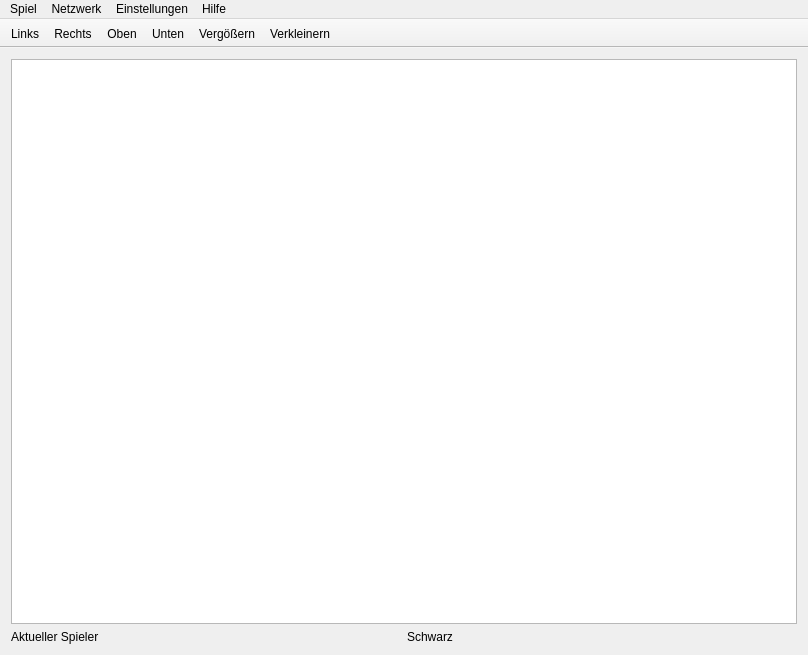
<?xml version="1.0" encoding="UTF-8"?>
<ui version="4.0">
 <class>Revrsi</class>
 <widget class="QMainWindow" name="Revrsi">
  <property name="geometry">
   <rect>
    <x>0</x>
    <y>0</y>
    <width>808</width>
    <height>655</height>
   </rect>
  </property>
  <property name="windowTitle">
   <string>Revrsi</string>
  </property>
  <widget class="QWidget" name="centralWidget">
   <layout class="QHBoxLayout" name="horizontalLayout">
    <item>
     <layout class="QVBoxLayout" name="verticalLayout_2">
      <item>
       <widget class="QGraphicsView" name="graphicsView"/>
      </item>
      <item>
       <layout class="QHBoxLayout" name="horizontalLayout_2">
        <item>
         <widget class="QLabel" name="spieler_farbe">
          <property name="text">
           <string>Aktueller Spieler</string>
          </property>
         </widget>
        </item>
        <item>
         <widget class="QLabel" name="Akt_Spieler_Label">
          <property name="text">
           <string>Schwarz</string>
          </property>
         </widget>
        </item>
       </layout>
      </item>
     </layout>
    </item>
   </layout>
  </widget>
  <widget class="QToolBar" name="mainToolBar">
   <property name="movable">
    <bool>false</bool>
   </property>
   <property name="allowedAreas">
    <set>Qt::LeftToolBarArea</set>
   </property>
   <property name="toolButtonStyle">
    <enum>Qt::ToolButtonIconOnly</enum>
   </property>
   <attribute name="toolBarArea">
    <enum>TopToolBarArea</enum>
   </attribute>
   <attribute name="toolBarBreak">
    <bool>false</bool>
   </attribute>
   <addaction name="actionLeft"/>
   <addaction name="actionRight"/>
   <addaction name="actionTop"/>
   <addaction name="actionDown"/>
   <addaction name="actionZoom"/>
   <addaction name="actionShrink"/>
  </widget>
  <widget class="QMenuBar" name="menuBar">
   <property name="geometry">
    <rect>
     <x>0</x>
     <y>0</y>
     <width>808</width>
     <height>21</height>
    </rect>
   </property>
   <widget class="QMenu" name="menuSpiel">
    <property name="title">
     <string>Spiel</string>
    </property>
    <addaction name="actionNeu"/>
    <addaction name="actionBeenden"/>
   </widget>
   <widget class="QMenu" name="menuNetzwerk">
    <property name="title">
     <string>Netzwerk</string>
    </property>
    <addaction name="actionServer"/>
    <addaction name="actionClient"/>
   </widget>
   <widget class="QMenu" name="menuHilfe">
    <property name="title">
     <string>Hilfe</string>
    </property>
    <addaction name="actionHilfe"/>
    <addaction name="action_ber"/>
   </widget>
   <widget class="QMenu" name="menuEinstellungen">
    <property name="title">
     <string>Einstellungen</string>
    </property>
    <addaction name="actionKI_Einstellungen"/>
   </widget>
   <addaction name="menuSpiel"/>
   <addaction name="menuNetzwerk"/>
   <addaction name="menuEinstellungen"/>
   <addaction name="menuHilfe"/>
  </widget>
  <action name="actionNeu">
   <property name="text">
    <string>Neu</string>
   </property>
   <property name="shortcut">
    <string>F2</string>
   </property>
  </action>
  <action name="actionBeenden">
   <property name="text">
    <string>Beenden</string>
   </property>
   <property name="shortcut">
    <string>Ctrl+X</string>
   </property>
  </action>
  <action name="actionOptionen">
   <property name="text">
    <string>Optionen</string>
   </property>
  </action>
  <action name="actionServer">
   <property name="text">
    <string>Server</string>
   </property>
  </action>
  <action name="actionClient">
   <property name="text">
    <string>Client</string>
   </property>
  </action>
  <action name="action_ber">
   <property name="text">
    <string>Über</string>
   </property>
  </action>
  <action name="actionHilfe">
   <property name="text">
    <string>Hilfe</string>
   </property>
   <property name="shortcut">
    <string>F3</string>
   </property>
  </action>
  <action name="actionLeft">
   <property name="icon">
    <iconset resource="res/resources.qrc">
     <normaloff>:/Positioning/arrow_left.png</normaloff>:/Positioning/arrow_left.png</iconset>
   </property>
   <property name="text">
    <string>Links</string>
   </property>
   <property name="toolTip">
    <string>Spielfeld nach Links verschieben</string>
   </property>
  </action>
  <action name="actionRight">
   <property name="icon">
    <iconset resource="res/resources.qrc">
     <normaloff>:/Positioning/arrow_right.png</normaloff>:/Positioning/arrow_right.png</iconset>
   </property>
   <property name="text">
    <string>Rechts</string>
   </property>
   <property name="toolTip">
    <string>Spielfeld nach rechts verschieben</string>
   </property>
  </action>
  <action name="actionTop">
   <property name="icon">
    <iconset resource="res/resources.qrc">
     <normaloff>:/Positioning/arrow_top.png</normaloff>:/Positioning/arrow_top.png</iconset>
   </property>
   <property name="text">
    <string>Oben</string>
   </property>
   <property name="toolTip">
    <string>Spielfeld nach oben verschieben</string>
   </property>
  </action>
  <action name="actionDown">
   <property name="icon">
    <iconset resource="res/resources.qrc">
     <normaloff>:/Positioning/arrow_down.png</normaloff>:/Positioning/arrow_down.png</iconset>
   </property>
   <property name="text">
    <string>Unten</string>
   </property>
   <property name="toolTip">
    <string>Spielfeld nach unten verschieben</string>
   </property>
  </action>
  <action name="actionZoom">
   <property name="icon">
    <iconset resource="res/resources.qrc">
     <normaloff>:/Positioning/plus.png</normaloff>:/Positioning/plus.png</iconset>
   </property>
   <property name="text">
    <string>Vergößern</string>
   </property>
   <property name="toolTip">
    <string>Spielfeld heranzoomen</string>
   </property>
  </action>
  <action name="actionShrink">
   <property name="icon">
    <iconset resource="res/resources.qrc">
     <normaloff>:/Positioning/minus.png</normaloff>:/Positioning/minus.png</iconset>
   </property>
   <property name="text">
    <string>Verkleinern</string>
   </property>
   <property name="toolTip">
    <string>Spielfeld herauszoomen</string>
   </property>
  </action>
  <action name="actionKI_Einstellungen">
   <property name="text">
    <string>KI Einstellungen</string>
   </property>
  </action>
 </widget>
 <layoutdefault spacing="6" margin="11"/>
 <resources>
  <include location="res/resources.qrc"/>
 </resources>
 <connections/>
</ui>
